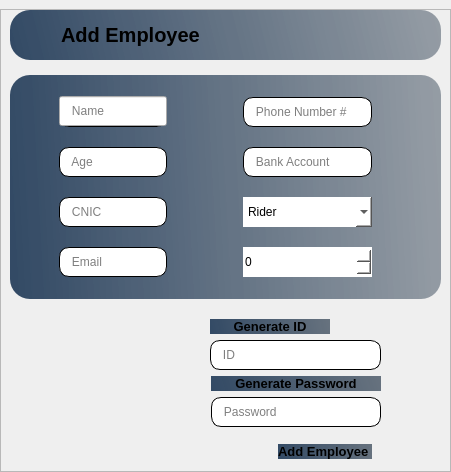
      <widget class="QWidget" name="Page_Add_Employee">
       <property name="styleSheet">
        <string notr="true">#Input_Widget,#HeaderFrame_3{
background-color:qlineargradient(spread:pad,x1:0,y1:0.505682,x2:1,y2:0.477,stop:0 rgba(20,47,78,219),stop:1 rgba(85,98,112,150));
 border-radius: 20px;
}
#Page_Add_Employee{
background-color:#f5f5f5
}
#widget_Name,#txt_Age,#txt_Cnic,#txt_Email,#txt_BankAccount,#txt_PhoneNumber,#txt_GenerateId,#txt_Passsword{
background-color:#fff;
 border-radius: 10px;
 border: 1px solid #000000
}
#cmb_Employee,#spinBox_Salary{
 border-radius: 20px;
background-color:#fff;
}
#btn_GenerateID,#btn_GeneratePassword,#btn_AddEmployee{
background-color:qlineargradient(spread:pad,x1:0,y1:0.505682,x2:1,y2:0.477,stop:0 rgba(20,47,78,219),stop:1 rgba(85,98,112,226));
 color:#00;
 border-radius:10px;
}
#menuBtn_2,#accountBtn_3{
border-radius: 20px;
}
#accountBtn_3:hover,#btn_GenerateID:hover,#btn_GeneratePassword:hover,#btn_AddEmployee:hover{
background-color:#ececec;

}


</string>
       </property>
       <layout class="QHBoxLayout" name="horizontalLayout_31">
        <property name="leftMargin">
         <number>0</number>
        </property>
        <property name="topMargin">
         <number>9</number>
        </property>
        <property name="rightMargin">
         <number>0</number>
        </property>
        <property name="bottomMargin">
         <number>0</number>
        </property>
        <item alignment="Qt::AlignTop">
         <widget class="QFrame" name="frame_AddEmployee">
          <property name="frameShape">
           <enum>QFrame::StyledPanel</enum>
          </property>
          <property name="frameShadow">
           <enum>QFrame::Raised</enum>
          </property>
          <layout class="QVBoxLayout" name="verticalLayout_23">
           <property name="spacing">
            <number>15</number>
           </property>
           <property name="leftMargin">
            <number>9</number>
           </property>
           <property name="topMargin">
            <number>0</number>
           </property>
           <property name="rightMargin">
            <number>9</number>
           </property>
           <property name="bottomMargin">
            <number>0</number>
           </property>
           <item alignment="Qt::AlignTop">
            <widget class="QWidget" name="HeaderFrame_3" native="true">
             <property name="autoFillBackground">
              <bool>false</bool>
             </property>
             <layout class="QHBoxLayout" name="horizontalLayout_32">
              <property name="spacing">
               <number>0</number>
              </property>
              <property name="leftMargin">
               <number>0</number>
              </property>
              <property name="topMargin">
               <number>0</number>
              </property>
              <property name="rightMargin">
               <number>0</number>
              </property>
              <property name="bottomMargin">
               <number>0</number>
              </property>
              <item alignment="Qt::AlignLeft">
               <widget class="QWidget" name="widget_20" native="true">
                <layout class="QHBoxLayout" name="horizontalLayout_34">
                 <property name="spacing">
                  <number>10</number>
                 </property>
                 <property name="leftMargin">
                  <number>9</number>
                 </property>
                 <property name="topMargin">
                  <number>0</number>
                 </property>
                 <property name="rightMargin">
                  <number>0</number>
                 </property>
                 <property name="bottomMargin">
                  <number>0</number>
                 </property>
                 <item>
                  <widget class="QPushButton" name="menuBtn_2">
                   <property name="text">
                    <string/>
                   </property>
                   <property name="icon">
                    <iconset resource="Resource.qrc">
                     <normaloff>:/Black Icons/Graphics/featherBlack/menu.svg</normaloff>:/Black Icons/Graphics/featherBlack/menu.svg</iconset>
                   </property>
                   <property name="iconSize">
                    <size>
                     <width>24</width>
                     <height>24</height>
                    </size>
                   </property>
                  </widget>
                 </item>
                 <item>
                  <widget class="QLabel" name="appHeader_3">
                   <property name="font">
                    <font>
                     <pointsize>15</pointsize>
                     <weight>75</weight>
                     <bold>true</bold>
                    </font>
                   </property>
                   <property name="text">
                    <string>Add Employee</string>
                   </property>
                  </widget>
                 </item>
                </layout>
               </widget>
              </item>
              <item>
               <widget class="QWidget" name="widget_21" native="true">
                <layout class="QHBoxLayout" name="horizontalLayout_35">
                 <property name="spacing">
                  <number>0</number>
                 </property>
                 <property name="leftMargin">
                  <number>0</number>
                 </property>
                 <property name="topMargin">
                  <number>0</number>
                 </property>
                 <property name="rightMargin">
                  <number>0</number>
                 </property>
                 <property name="bottomMargin">
                  <number>0</number>
                 </property>
                 <item alignment="Qt::AlignRight">
                  <widget class="QPushButton" name="accountBtn_3">
                   <property name="minimumSize">
                    <size>
                     <width>50</width>
                     <height>50</height>
                    </size>
                   </property>
                   <property name="text">
                    <string/>
                   </property>
                   <property name="icon">
                    <iconset resource="Resource.qrc">
                     <normaloff>:/Black Icons/Graphics/featherBlack/user.svg</normaloff>:/Black Icons/Graphics/featherBlack/user.svg</iconset>
                   </property>
                   <property name="iconSize">
                    <size>
                     <width>32</width>
                     <height>32</height>
                    </size>
                   </property>
                  </widget>
                 </item>
                </layout>
               </widget>
              </item>
             </layout>
            </widget>
           </item>
           <item>
            <widget class="QWidget" name="Input_Widget" native="true">
             <layout class="QHBoxLayout" name="horizontalLayout_36">
              <property name="leftMargin">
               <number>9</number>
              </property>
              <property name="topMargin">
               <number>13</number>
              </property>
              <property name="rightMargin">
               <number>9</number>
              </property>
              <property name="bottomMargin">
               <number>13</number>
              </property>
              <item>
               <widget class="QWidget" name="widget_22" native="true">
                <layout class="QVBoxLayout" name="verticalLayout_25">
                 <property name="spacing">
                  <number>20</number>
                 </property>
                 <property name="leftMargin">
                  <number>40</number>
                 </property>
                 <property name="topMargin">
                  <number>8</number>
                 </property>
                 <property name="rightMargin">
                  <number>40</number>
                 </property>
                 <property name="bottomMargin">
                  <number>9</number>
                 </property>
                 <item>
                  <widget class="QWidget" name="widget_Name" native="true">
                   <layout class="QHBoxLayout" name="horizontalLayout_37">
                    <property name="spacing">
                     <number>0</number>
                    </property>
                    <property name="leftMargin">
                     <number>0</number>
                    </property>
                    <property name="topMargin">
                     <number>0</number>
                    </property>
                    <property name="rightMargin">
                     <number>0</number>
                    </property>
                    <property name="bottomMargin">
                     <number>0</number>
                    </property>
                    <item>
                     <widget class="QLineEdit" name="txt_Name">
                      <property name="minimumSize">
                       <size>
                        <width>50</width>
                        <height>30</height>
                       </size>
                      </property>
                      <property name="placeholderText">
                       <string>   Name</string>
                      </property>
                     </widget>
                    </item>
                   </layout>
                  </widget>
                 </item>
                 <item>
                  <widget class="QLineEdit" name="txt_Age">
                   <property name="minimumSize">
                    <size>
                     <width>0</width>
                     <height>30</height>
                    </size>
                   </property>
                   <property name="placeholderText">
                    <string>   Age</string>
                   </property>
                  </widget>
                 </item>
                 <item>
                  <widget class="QLineEdit" name="txt_Cnic">
                   <property name="minimumSize">
                    <size>
                     <width>0</width>
                     <height>30</height>
                    </size>
                   </property>
                   <property name="placeholderText">
                    <string>   CNIC</string>
                   </property>
                  </widget>
                 </item>
                 <item>
                  <widget class="QLineEdit" name="txt_Email">
                   <property name="minimumSize">
                    <size>
                     <width>0</width>
                     <height>30</height>
                    </size>
                   </property>
                   <property name="placeholderText">
                    <string>   Email</string>
                   </property>
                  </widget>
                 </item>
                </layout>
               </widget>
              </item>
              <item>
               <widget class="QWidget" name="widget_23" native="true">
                <layout class="QVBoxLayout" name="verticalLayout_24">
                 <property name="spacing">
                  <number>20</number>
                 </property>
                 <property name="leftMargin">
                  <number>30</number>
                 </property>
                 <property name="topMargin">
                  <number>9</number>
                 </property>
                 <property name="rightMargin">
                  <number>60</number>
                 </property>
                 <property name="bottomMargin">
                  <number>9</number>
                 </property>
                 <item>
                  <widget class="QLineEdit" name="txt_PhoneNumber">
                   <property name="minimumSize">
                    <size>
                     <width>0</width>
                     <height>30</height>
                    </size>
                   </property>
                   <property name="placeholderText">
                    <string>   Phone Number #</string>
                   </property>
                  </widget>
                 </item>
                 <item>
                  <widget class="QLineEdit" name="txt_BankAccount">
                   <property name="minimumSize">
                    <size>
                     <width>0</width>
                     <height>30</height>
                    </size>
                   </property>
                   <property name="placeholderText">
                    <string>   Bank Account</string>
                   </property>
                  </widget>
                 </item>
                 <item>
                  <widget class="QComboBox" name="cmb_Employee">
                   <property name="minimumSize">
                    <size>
                     <width>0</width>
                     <height>30</height>
                    </size>
                   </property>
                   <item>
                    <property name="text">
                     <string>Rider</string>
                    </property>
                   </item>
                   <item>
                    <property name="text">
                     <string>Sales Agent</string>
                    </property>
                   </item>
                   <item>
                    <property name="text">
                     <string>Inventory Supervisor</string>
                    </property>
                   </item>
                   <item>
                    <property name="text">
                     <string>Worker</string>
                    </property>
                   </item>
                  </widget>
                 </item>
                 <item>
                  <widget class="QSpinBox" name="spinBox_Salary">
                   <property name="minimumSize">
                    <size>
                     <width>0</width>
                     <height>30</height>
                    </size>
                   </property>
                   <property name="maximum">
                    <number>999999999</number>
                   </property>
                  </widget>
                 </item>
                </layout>
               </widget>
              </item>
             </layout>
            </widget>
           </item>
           <item>
            <widget class="QWidget" name="widget_19" native="true">
             <layout class="QHBoxLayout" name="horizontalLayout_38">
              <property name="spacing">
               <number>0</number>
              </property>
              <property name="leftMargin">
               <number>0</number>
              </property>
              <property name="topMargin">
               <number>0</number>
              </property>
              <property name="rightMargin">
               <number>0</number>
              </property>
              <property name="bottomMargin">
               <number>0</number>
              </property>
              <item>
               <spacer name="horizontalSpacer">
                <property name="orientation">
                 <enum>Qt::Horizontal</enum>
                </property>
                <property name="sizeHint" stdset="0">
                 <size>
                  <width>40</width>
                  <height>20</height>
                 </size>
                </property>
               </spacer>
              </item>
              <item>
               <widget class="QWidget" name="widget_18" native="true">
                <layout class="QVBoxLayout" name="verticalLayout_26">
                 <property name="leftMargin">
                  <number>30</number>
                 </property>
                 <property name="topMargin">
                  <number>5</number>
                 </property>
                 <property name="rightMargin">
                  <number>60</number>
                 </property>
                 <property name="bottomMargin">
                  <number>0</number>
                 </property>
                 <item>
                  <widget class="QPushButton" name="btn_GenerateID">
                   <property name="maximumSize">
                    <size>
                     <width>120</width>
                     <height>16777215</height>
                    </size>
                   </property>
                   <property name="font">
                    <font>
                     <pointsize>10</pointsize>
                     <weight>75</weight>
                     <bold>true</bold>
                    </font>
                   </property>
                   <property name="text">
                    <string>Generate ID</string>
                   </property>
                   <property name="icon">
                    <iconset resource="Resource.qrc">
                     <normaloff>:/Black Icons/Graphics/featherBlack/aperture.svg</normaloff>:/Black Icons/Graphics/featherBlack/aperture.svg</iconset>
                   </property>
                   <property name="iconSize">
                    <size>
                     <width>20</width>
                     <height>20</height>
                    </size>
                   </property>
                  </widget>
                 </item>
                 <item>
                  <widget class="QLineEdit" name="txt_GenerateId">
                   <property name="minimumSize">
                    <size>
                     <width>0</width>
                     <height>30</height>
                    </size>
                   </property>
                   <property name="placeholderText">
                    <string>   ID</string>
                   </property>
                  </widget>
                 </item>
                 <item>
                  <widget class="QWidget" name="widget_31" native="true">
                   <layout class="QVBoxLayout" name="verticalLayout_29">
                    <property name="leftMargin">
                     <number>1</number>
                    </property>
                    <property name="topMargin">
                     <number>0</number>
                    </property>
                    <property name="rightMargin">
                     <number>0</number>
                    </property>
                    <property name="bottomMargin">
                     <number>0</number>
                    </property>
                    <item>
                     <widget class="QPushButton" name="btn_GeneratePassword">
                      <property name="minimumSize">
                       <size>
                        <width>170</width>
                        <height>0</height>
                       </size>
                      </property>
                      <property name="maximumSize">
                       <size>
                        <width>120</width>
                        <height>16777215</height>
                       </size>
                      </property>
                      <property name="font">
                       <font>
                        <pointsize>10</pointsize>
                        <weight>75</weight>
                        <bold>true</bold>
                       </font>
                      </property>
                      <property name="text">
                       <string>Generate Password</string>
                      </property>
                      <property name="icon">
                       <iconset resource="Resource.qrc">
                        <normaloff>:/Black Icons/Graphics/featherBlack/aperture.svg</normaloff>:/Black Icons/Graphics/featherBlack/aperture.svg</iconset>
                      </property>
                      <property name="iconSize">
                       <size>
                        <width>20</width>
                        <height>20</height>
                       </size>
                      </property>
                     </widget>
                    </item>
                    <item>
                     <widget class="QLineEdit" name="txt_Passsword">
                      <property name="minimumSize">
                       <size>
                        <width>0</width>
                        <height>30</height>
                       </size>
                      </property>
                      <property name="placeholderText">
                       <string>   Password</string>
                      </property>
                     </widget>
                    </item>
                   </layout>
                  </widget>
                 </item>
                 <item>
                  <widget class="QWidget" name="widget_32" native="true">
                   <layout class="QHBoxLayout" name="horizontalLayout_42">
                    <item>
                     <spacer name="horizontalSpacer_2">
                      <property name="orientation">
                       <enum>Qt::Horizontal</enum>
                      </property>
                      <property name="sizeHint" stdset="0">
                       <size>
                        <width>40</width>
                        <height>20</height>
                       </size>
                      </property>
                     </spacer>
                    </item>
                    <item>
                     <widget class="QPushButton" name="btn_AddEmployee">
                      <property name="font">
                       <font>
                        <pointsize>10</pointsize>
                        <weight>75</weight>
                        <bold>true</bold>
                       </font>
                      </property>
                      <property name="text">
                       <string>Add Employee </string>
                      </property>
                      <property name="icon">
                       <iconset resource="Resource.qrc">
                        <normaloff>:/Black Icons/Graphics/featherBlack/user-plus.svg</normaloff>:/Black Icons/Graphics/featherBlack/user-plus.svg</iconset>
                      </property>
                      <property name="iconSize">
                       <size>
                        <width>20</width>
                        <height>20</height>
                       </size>
                      </property>
                     </widget>
                    </item>
                   </layout>
                  </widget>
                 </item>
                </layout>
               </widget>
              </item>
             </layout>
            </widget>
           </item>
          </layout>
         </widget>
        </item>
       </layout>
      </widget>
